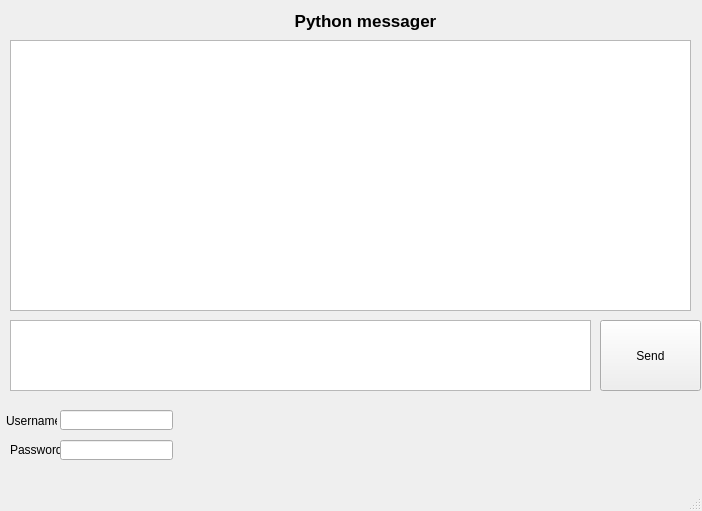
<?xml version="1.0" encoding="UTF-8"?>
<ui version="4.0">
 <class>MainWindow</class>
 <widget class="QMainWindow" name="MainWindow">
  <property name="geometry">
   <rect>
    <x>0</x>
    <y>0</y>
    <width>702</width>
    <height>511</height>
   </rect>
  </property>
  <property name="font">
   <font>
    <weight>50</weight>
    <bold>false</bold>
   </font>
  </property>
  <property name="windowTitle">
   <string>Messanger</string>
  </property>
  <widget class="QWidget" name="centralwidget">
   <widget class="QLabel" name="label">
    <property name="geometry">
     <rect>
      <x>290</x>
      <y>0</y>
      <width>151</width>
      <height>41</height>
     </rect>
    </property>
    <property name="font">
     <font>
      <family>Arial</family>
      <pointsize>13</pointsize>
      <weight>75</weight>
      <bold>true</bold>
     </font>
    </property>
    <property name="text">
     <string>Python messager</string>
    </property>
    <property name="alignment">
     <set>Qt::AlignCenter</set>
    </property>
   </widget>
   <widget class="QTextBrowser" name="textBrowser">
    <property name="geometry">
     <rect>
      <x>10</x>
      <y>40</y>
      <width>681</width>
      <height>271</height>
     </rect>
    </property>
   </widget>
   <widget class="QTextEdit" name="textEdit">
    <property name="geometry">
     <rect>
      <x>10</x>
      <y>320</y>
      <width>581</width>
      <height>71</height>
     </rect>
    </property>
   </widget>
   <widget class="QPushButton" name="pushButton">
    <property name="geometry">
     <rect>
      <x>600</x>
      <y>320</y>
      <width>101</width>
      <height>71</height>
     </rect>
    </property>
    <property name="text">
     <string>Send</string>
    </property>
   </widget>
   <widget class="QLineEdit" name="lineEdit">
    <property name="geometry">
     <rect>
      <x>60</x>
      <y>410</y>
      <width>113</width>
      <height>20</height>
     </rect>
    </property>
    <property name="toolTip">
     <string extracomment="Username"/>
    </property>
    <property name="whatsThis">
     <string extracomment="Username"/>
    </property>
    <property name="inputMask">
     <string extracomment="Username"/>
    </property>
    <property name="text">
     <string/>
    </property>
    <property name="placeholderText">
     <string extracomment="Username"/>
    </property>
   </widget>
   <widget class="QLabel" name="label_2">
    <property name="geometry">
     <rect>
      <x>6</x>
      <y>410</y>
      <width>51</width>
      <height>21</height>
     </rect>
    </property>
    <property name="text">
     <string>Username</string>
    </property>
   </widget>
   <widget class="QLabel" name="label_3">
    <property name="geometry">
     <rect>
      <x>10</x>
      <y>440</y>
      <width>51</width>
      <height>20</height>
     </rect>
    </property>
    <property name="text">
     <string>Password</string>
    </property>
   </widget>
   <widget class="QLineEdit" name="lineEdit_2">
    <property name="geometry">
     <rect>
      <x>60</x>
      <y>440</y>
      <width>113</width>
      <height>20</height>
     </rect>
    </property>
    <property name="toolTip">
     <string extracomment="Username"/>
    </property>
    <property name="whatsThis">
     <string extracomment="Username"/>
    </property>
    <property name="inputMask">
     <string extracomment="Username"/>
    </property>
    <property name="text">
     <string/>
    </property>
    <property name="placeholderText">
     <string extracomment="Username"/>
    </property>
   </widget>
  </widget>
  <widget class="QMenuBar" name="menubar">
   <property name="geometry">
    <rect>
     <x>0</x>
     <y>0</y>
     <width>702</width>
     <height>21</height>
    </rect>
   </property>
   <property name="font">
    <font>
     <weight>50</weight>
     <bold>false</bold>
    </font>
   </property>
  </widget>
  <widget class="QStatusBar" name="statusbar"/>
 </widget>
 <resources/>
 <connections/>
</ui>
